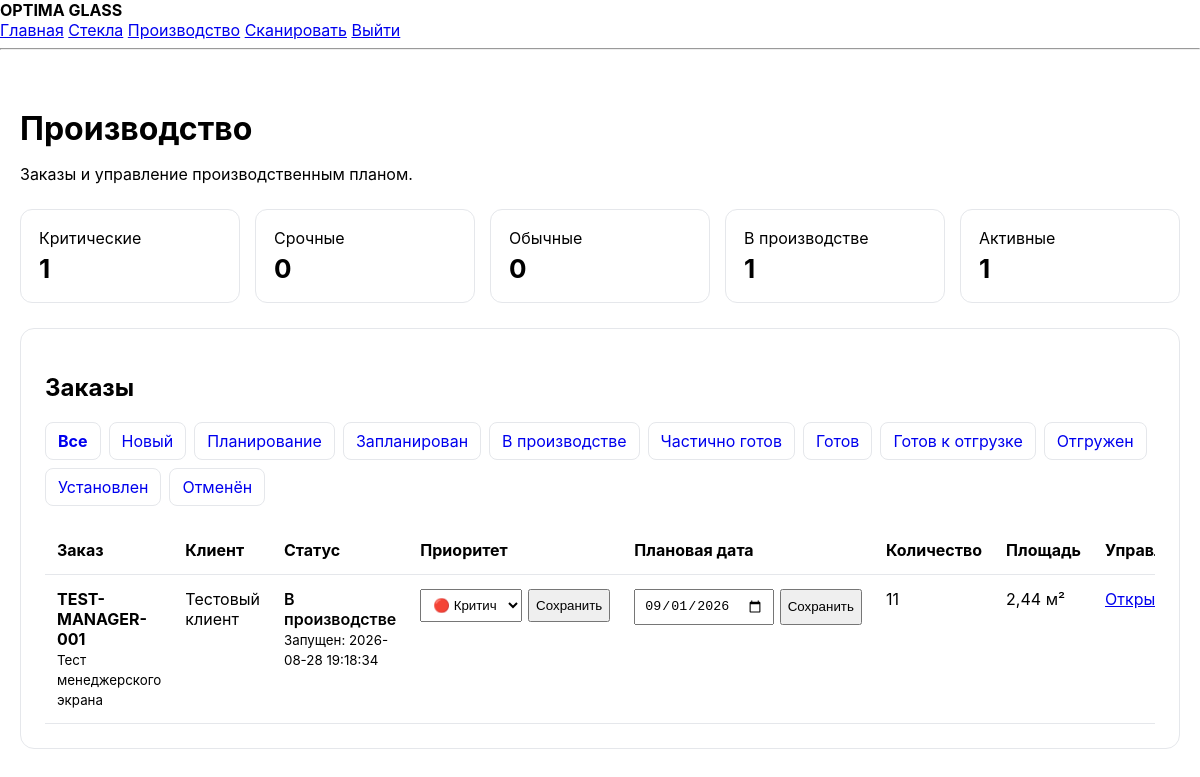
The page /manager.php (signed in) on the database as committed earlier.
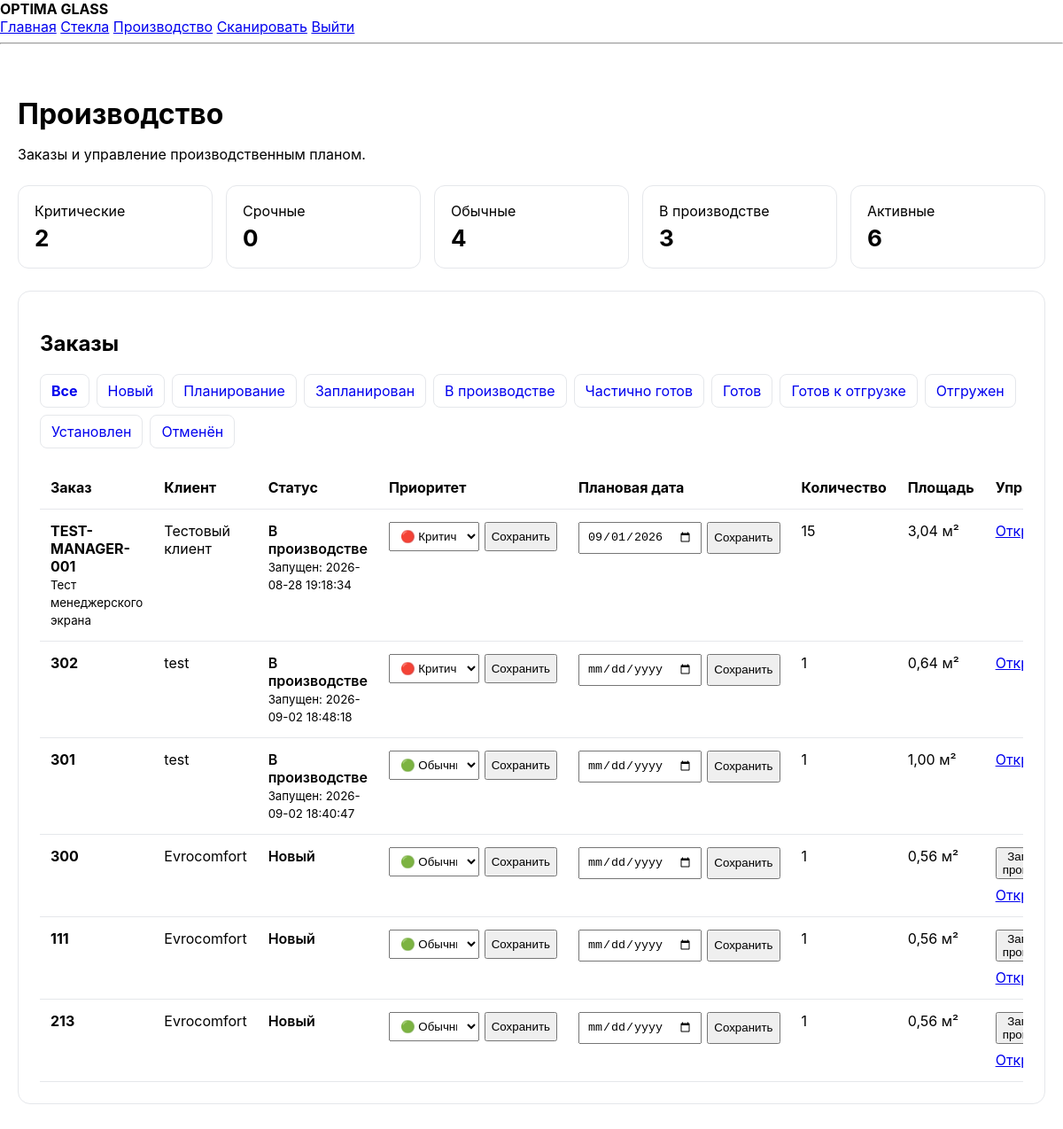
The same page on the database as committed later.
### tables this page shows
CREATE TABLE orders (
    id INTEGER PRIMARY KEY AUTOINCREMENT,
    order_number TEXT NOT NULL UNIQUE,
    customer_name TEXT,
    comment TEXT,
    status TEXT NOT NULL DEFAULT 'new',
    created_at TEXT NOT NULL DEFAULT CURRENT_TIMESTAMP,
    updated_at TEXT NOT NULL DEFAULT CURRENT_TIMESTAMP
, priority INTEGER NOT NULL DEFAULT 1, planned_date TEXT, production_started_at TEXT, production_completed_at TEXT, created_by INTEGER);

### public/manager.php (the view, shortened to what the changed rows need)
<?php
require __DIR__ . '/../src/auth.php';
function e(?string $value): string
{
    return htmlspecialchars(
        $value ?? '',
        ENT_QUOTES,
        'UTF-8'
    );
}
function statusLabel(string $status): string
{
    return match ($status) {
        'new' => 'Новый',
        'planning' => 'Планирование',
        'planned' => 'Запланирован',
        'in_production' => 'В производстве',
        'partially_completed' => 'Частично готов',
        'completed' => 'Готов',
        'ready_for_shipping' => 'Готов к отгрузке',
        'shipped' => 'Отгружен',
        'installed' => 'Установлен',
        'cancelled' => 'Отменён',
        default => $status,
    };
}
$statusFilter = $_GET['status'] ?? 'all';
$allowedStatuses = [
    'all',
    'new',
    'planning',
    'planned',
    'in_production',
    'partially_completed',
    'completed',
    'ready_for_shipping',
    'shipped',
    'installed',
    'cancelled',
];
$statsStmt = $db->query("
    SELECT
        SUM(CASE WHEN priority = 3 THEN 1 ELSE 0 END)
            AS critical_count,
        SUM(CASE WHEN priority = 2 THEN 1 ELSE 0 END)
            AS urgent_count,
        SUM(CASE WHEN priority = 1 THEN 1 ELSE 0 END)
            AS normal_count,
        SUM(
            CASE
                WHEN status = 'in_production'
                THEN 1
                ELSE 0
            END
        ) AS production_count,
        SUM(
            CASE
                WHEN status NOT IN (
                    'completed',
                    'cancelled',
                    'installed',
                    'shipped'
                )
                THEN 1
                ELSE 0
            END
        ) AS active_count
    FROM orders
");
$stats = $statsStmt->fetch(PDO::FETCH_ASSOC);
$sql = "
    SELECT
        o.id,
        o.order_number,
        o.customer_name,
        o.comment,
        o.status,
        o.priority,
        o.planned_date,
        o.production_started_at,
        o.production_completed_at,
        o.created_at,
        COUNT(DISTINCT g.id) AS glass_count,
        COALESCE(
            (
                SELECT SUM(
                    oi.width *
                    oi.height *
                    oi.quantity
                ) / 1000000.0
                FROM order_items oi
                WHERE oi.order_id = o.id
            ),
            0
        ) AS area_m2
    FROM orders o
    LEFT JOIN glasses g
        ON g.order_id = o.id
";
$params = [];
$sql .= "
    GROUP BY o.id
    ORDER BY
        o.priority DESC,
        CASE
            WHEN o.planned_date IS NULL THEN 1
            ELSE 0
        END,
        o.planned_date ASC,
        o.id DESC
";
$stmt = $db->prepare($sql);
$stmt->execute($params);
$orders = $stmt->fetchAll(PDO::FETCH_ASSOC);
?>
<!DOCTYPE html>
<html lang="ru">
<head>
    <link
        rel="stylesheet"
        href="/assets/css/app.css"
    >
</head>
<body>
<main class="manager-page">
    <header class="manager-header">
        <h1>Производство</h1>
    </header>
    <section class="manager-stats">
        <div class="manager-stat">
            Критические
            <span class="manager-stat-number">
                <?= (int) ($stats['critical_count'] ?? 0) ?>
            </span>
        </div>
        <div class="manager-stat">
            Обычные
            <span class="manager-stat-number">
                <?= (int) ($stats['normal_count'] ?? 0) ?>
            </span>
        </div>
        <div class="manager-stat">
            В производстве
            <span class="manager-stat-number">
                <?= (int) ($stats['production_count'] ?? 0) ?>
            </span>
        </div>
        <div class="manager-stat">
            Активные
            <span class="manager-stat-number">
                <?= (int) ($stats['active_count'] ?? 0) ?>
            </span>
        </div>
    </section>
    <section class="manager-card">
        <h2>Заказы</h2>
        <div class="manager-filters">
            <?php foreach ($allowedStatuses as $status): ?>
                <a
                    href="/manager.php?status=<?= urlencode($status) ?>"
                    class="<?= $statusFilter === $status ? 'active' : '' ?>"
                >
                    <?= e(
                        $status === 'all'
                            ? 'Все'
                            : statusLabel($status)
                    ) ?>
                </a>
            <?php endforeach; ?>
        </div>
        <?php if (!$orders): ?>
            <div class="empty-state">
                Заказов пока нет.
            </div>
        <?php else: ?>
            <div class="orders-table-wrap">
                <table class="orders-table">
                    <thead>
                        <tr>
                            <th>Заказ</th>
                            <th>Клиент</th>
                            <th>Статус</th>
                            <th>Приоритет</th>
                            <th>Плановая дата</th>
                            <th>Количество</th>
                            <th>Площадь</th>
                            <th>Управление</th>
                        </tr>
                    </thead>
                    <tbody>
                    <?php foreach ($orders as $order): ?>
                        <tr>
                            <td>
                                <div class="order-number">
                                    <?= e($order['order_number']) ?>
                                </div>
                                <?php if (
                                    $order['comment']
                                ): ?>
                                    <small>
                                        <?= e($order['comment']) ?>
                                    </small>
                                <?php endif; ?>
                            </td>
                            <td>
                                <?= e(
                                    $order['customer_name']
                                ) ?>
                            </td>
                            <td>
                                <span class="status">
                                    <?= e(
                                        statusLabel(
                                            $order['status']
                                        )
                                    ) ?>
                                </span>
                                <?php if (
                                    $order['production_started_at']
                                ): ?>
                                    <br>
                                    <small>
                                        Запущен:
                                        <?= e(
                                            $order[
                                                'production_started_at'
                                            ]
                                        ) ?>
                                    </small>
                                <?php endif; ?>
                            </td>
                            <td>
                                <div class="order-controls">
                                    <form method="post">
                                        <select name="priority">
                                            <option
                                                value="3"
                                                <?= (int) $order['priority'] === 3
                                                    ? 'selected'
                                                    : '' ?>
                                            >
                                                🔴 Критический
                                            </option>
                                            <option
                                                value="1"
                                                <?= (int) $order['priority'] === 1
                                                    ? 'selected'
                                                    : '' ?>
                                            >
                                                🟢 Обычный
                                            </option>
                                        </select>
                                        <button type="submit">
                                            Сохранить
                                        </button>
                                    </form>
                                </div>
                            </td>
                            <td>
                                <div class="order-controls">
                                    <form method="post">
                                        <input
                                            type="date"
                                            name="planned_date"
                                            value="<?= e(
                                                $order['planned_date']
                                            ) ?>"
                                        >
                                        <button type="submit">
                                            Сохранить
                                        </button>
                                    </form>
                                </div>
                            </td>
                            <td>
                                <?= (int) $order['glass_count'] ?>
                            </td>
                            <td>
                                <?= number_format(
                                    (float) $order['area_m2'],
                                    2,
                                    ',',
                                    ' '
                                ) ?>
                                м²
                            </td>
                            <td>
                                <div class="order-actions">
                                    <?php if (
                                        in_array(
                                            $order['status'],
                                            [
                                                'new',
                                                'planning',
                                                'planned',
                                            ],
                                            true
                                        )
                                    ): ?>
                                        <form method="post">
                                            <button type="submit">
                                                Запустить в производство
                                            </button>
                                        </form>
                                    <?php endif; ?>
                                    <a
                                        href="/order.php?id=<?= (int) $order['id'] ?>"
                                    >
                                        Открыть
                                    </a>
                                </div>
                            </td>
                        </tr>
                    <?php endforeach; ?>
                    </tbody>
                </table>
            </div>
        <?php endif; ?>
    </section>
</main>
</body>
</html>

Rows that differ between the two databases and show on the page:
computed for orders "TEST-MANAGER-001": glass_count "11" → "15"; area_m2 "2,44" → "3,04"
added orders: order_number "302", customer_name "test", status "В производстве", production_started_at "2026-09-02 18:48:18", priority "🔴 Критический", glass_count "1", area_m2 "0,64"
added orders: order_number "301", customer_name "test", status "В производстве", production_started_at "2026-09-02 18:40:47", priority "🟢 Обычный", glass_count "1", area_m2 "1,00"
added orders: order_number "300", customer_name "Evrocomfort", status "Новый", priority "🟢 Обычный", glass_count "1", area_m2 "0,56"
added orders: order_number "111", customer_name "Evrocomfort", status "Новый", priority "🟢 Обычный", glass_count "1", area_m2 "0,56"
added orders: order_number "213", customer_name "Evrocomfort", status "Новый", priority "🟢 Обычный", glass_count "1", area_m2 "0,56"
Other text that changed with them:
$stats['critical_count']: "1" → "2"
$stats['normal_count']: "0" → "4"
$stats['production_count']: "1" → "3"
$stats['active_count']: "1" → "6"
